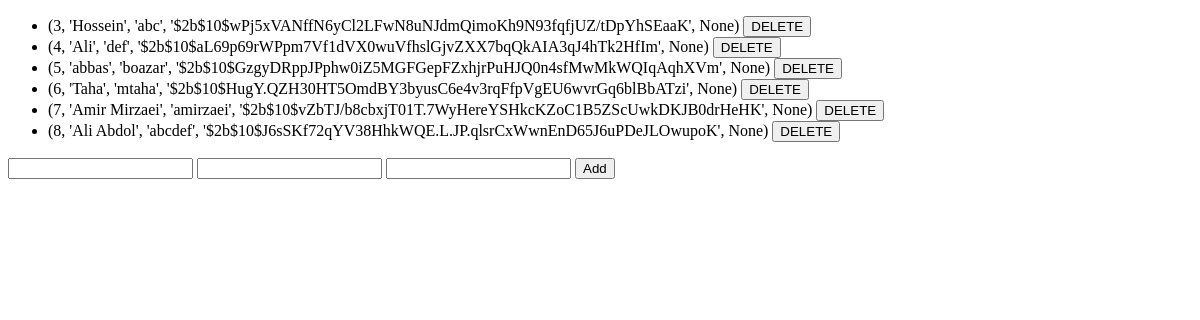
Before: / with the older database file.
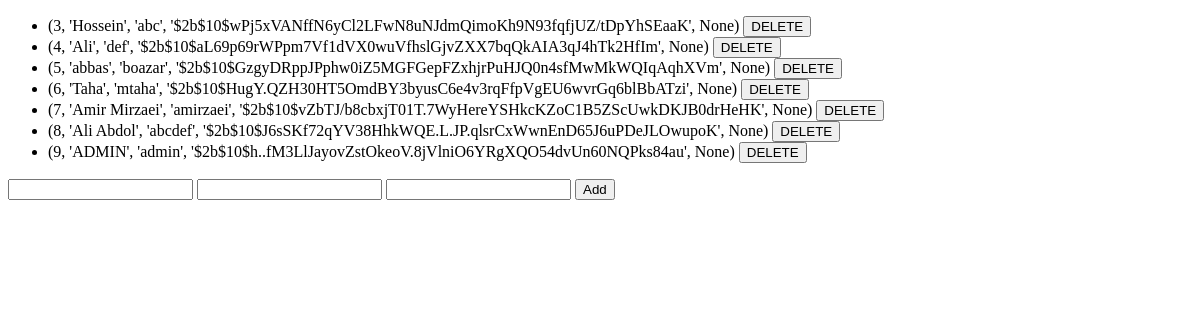
After: the same page with the newer database file.
### tables this page shows
CREATE TABLE user (
    id INTEGER PRIMARY KEY AUTOINCREMENT,
    name VARCHAR(255) NOT NULL,
    username VARCHAR(255) NOT NULL,
    password VARCHAR(255) NOT NULL,
    current_room INTEGER DEFAULT NULL,
    FOREIGN KEY(current_room) REFERENCES room(id)
);

### main.py (the view)
@app.route("/")
def index():
    conn = sqlite3.connect(URL)
    users = conn.execute("SELECT * FROM user").fetchall()
    return render_template("index.html", users=users)

### templates/index.html (shortened to what this page needs)
<!DOCTYPE html>
<html lang="en">
<head>
</head>
<body>
        <ul id="users">
            {% for user in users %}
            <li>
                {{user}}
                <button onclick="deleteUser('{{user[0]}}')">DELETE</button>
            </li>
            {% endfor %}
        </ul>
    <form action="/api/users" method="post">
        <input type="text" id="name" name="name">
        <input type="text" id="username" name="username">
        <input type="text" id="password" name="password">
        <button type="submit">Add</button>
    </form>
</body>
</html>

Changed rows visible on the page:
added user: user "(9, 'ADMIN', 'admin', '$2b$10$h..fM3LlJayovZstOkeoV.8jVlniO6YRgXQO54dvUn60NQPks84au', None)"
